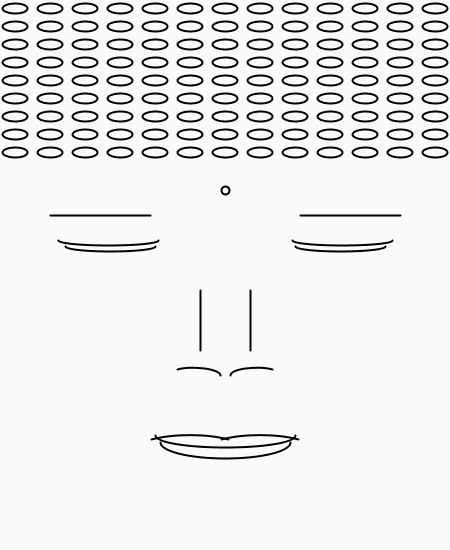
Frame 1 (no input)
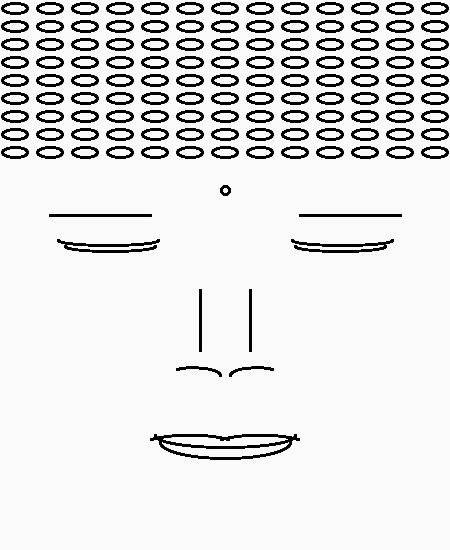
Frame 60 (the mouse pressed at the canvas centre just before this capture)
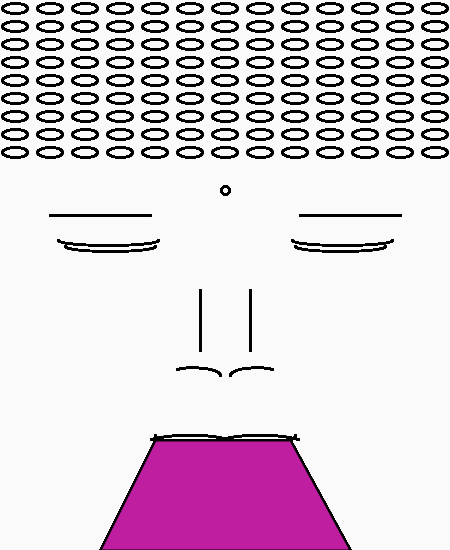
Frame 120 (the mouse held since frame 60 and released just before this capture)

The Processing sketch that drew these frames (run headless with seeded random() and noise(); from frame 60 on, the mouse is pressed at the canvas centre):

// Processing sketch: processing_110903
// ── processing_110903.pde

void setup(){
size (450,550);//set the size
background(250);//set the background color
smooth();
strokeWeight(2);
}


void draw(){
  //set the hair
  for(int x=15; x<=width;x=x+35){
    for(int y=8; y<=height/2-120;y=y+18){
      noFill();
      ellipse(x,y,25,10);
    }
  }

  noFill();
  line(200,290,200,350);//left nose
  arc(195,375, 50, 15, PI+QUARTER_PI, TWO_PI, OPEN);//left nostril
  line(250,290,250,350);//right nose
  arc(255,375, 50, 15, PI, TWO_PI-QUARTER_PI, OPEN);//right nostril
  ellipse(width/2,190,8,8);//nevus
  line(50,215,150,215);//left eyebrow
  line(400,215,300,215);//right eyebrow

  
  arc(108,240, 100, 10, 0, PI, OPEN);//left eye
  arc(110,246, 90, 10, 0, PI, OPEN);//left eyelid
  arc(342,240, 100, 10, 0, PI, OPEN);//right eye
  arc(340,246, 90, 10, 0, PI, OPEN);//right eyelid
  arc(190,450, 110, 30, PI+QUARTER_PI, TWO_PI-QUARTER_PI, OPEN);//leftuplip
  arc(260,450, 110, 30, PI+QUARTER_PI, TWO_PI-QUARTER_PI, OPEN);//rightuplip

if(mousePressed==true){
  int a = floor(random(255));
  int b = floor(random(255));
  int c = floor(random(255));
    fill(a,b,c);
    quad(155,440,100,550,350,550,290,440); 
  }else{
  arc(width/2,435, 140, 25, 0, PI, OPEN);//middlelip
  arc(width/2,442, 130, 32, 0, PI, OPEN);//lowlip
  }
}
